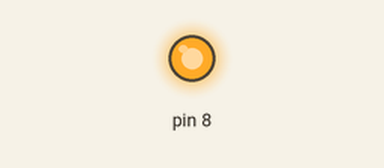
Recording of a sketch running on a simulated Arduino Uno, built with avr-gcc and run on an emulated ATmega328P. Shown: output pins drawn as LEDs (lit = HIGH). What the sketch prints to the serial monitor is not drawn.

Above: at 0.1 s.
Timing chart, 0 to 1.6 s (numbered marks = the images above):
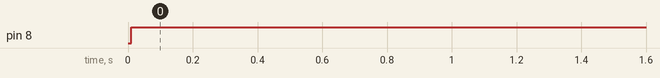

Measured:
- by itself, pin 8: LOW → HIGH at 0.01 s

The sketch:

sketch_jun04b_arduino.ino
```cpp
int data; //Initialized variable to store recieved data
int stat;
void setup() {
  //Serial Begin at 9600 Baud
  Serial.begin(115200);
  pinMode(8, OUTPUT);
}

void loop() {
  data = Serial.read(); //Read the serial data and store it
  delay(10);
  Serial.println(data);


  if (data == 123 || data != "nothing"){    //data == 123 && data != 246
    digitalWrite(8,HIGH);
    //delay(1000);
    }else if(data == 246){
      digitalWrite(8,LOW);
      //delay(1000);
      }else if(data == "nothing"){
        stat = digitalRead(8);
        digitalWrite(8, stat);
        }
}
```
